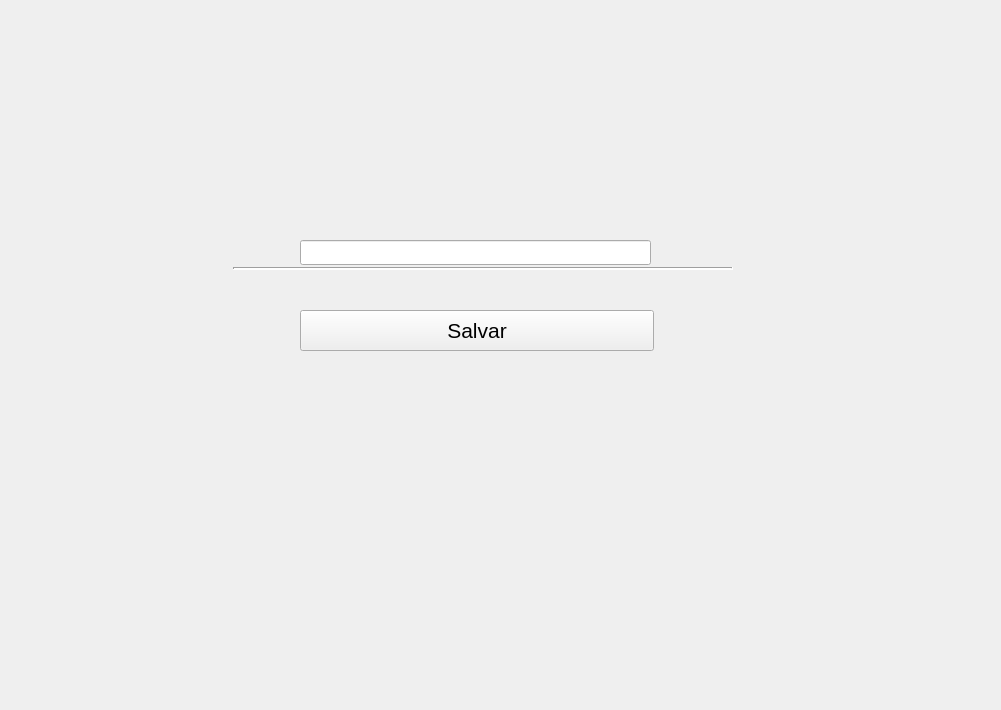
<?xml version="1.0" encoding="UTF-8"?>
<ui version="4.0">
 <class>Form</class>
 <widget class="QWidget" name="Form">
  <property name="geometry">
   <rect>
    <x>0</x>
    <y>0</y>
    <width>1001</width>
    <height>710</height>
   </rect>
  </property>
  <property name="windowTitle">
   <string>Form</string>
  </property>
  <property name="styleSheet">
   <string notr="true">QLabel#label_line{
	background-color: rgb(238, 238, 236);
}</string>
  </property>
  <widget class="QPushButton" name="QT_salvar">
   <property name="geometry">
    <rect>
     <x>300</x>
     <y>310</y>
     <width>354</width>
     <height>41</height>
    </rect>
   </property>
   <property name="font">
    <font>
     <pointsize>16</pointsize>
    </font>
   </property>
   <property name="text">
    <string>Salvar</string>
   </property>
  </widget>
  <widget class="QLineEdit" name="QT_nomeSalvar">
   <property name="geometry">
    <rect>
     <x>300</x>
     <y>240</y>
     <width>351</width>
     <height>25</height>
    </rect>
   </property>
   <property name="alignment">
    <set>Qt::AlignCenter</set>
   </property>
  </widget>
  <widget class="Line" name="line">
   <property name="geometry">
    <rect>
     <x>233</x>
     <y>267</y>
     <width>500</width>
     <height>3</height>
    </rect>
   </property>
   <property name="lineWidth">
    <number>2</number>
   </property>
   <property name="orientation">
    <enum>Qt::Horizontal</enum>
   </property>
  </widget>
 </widget>
 <resources/>
 <connections/>
</ui>
